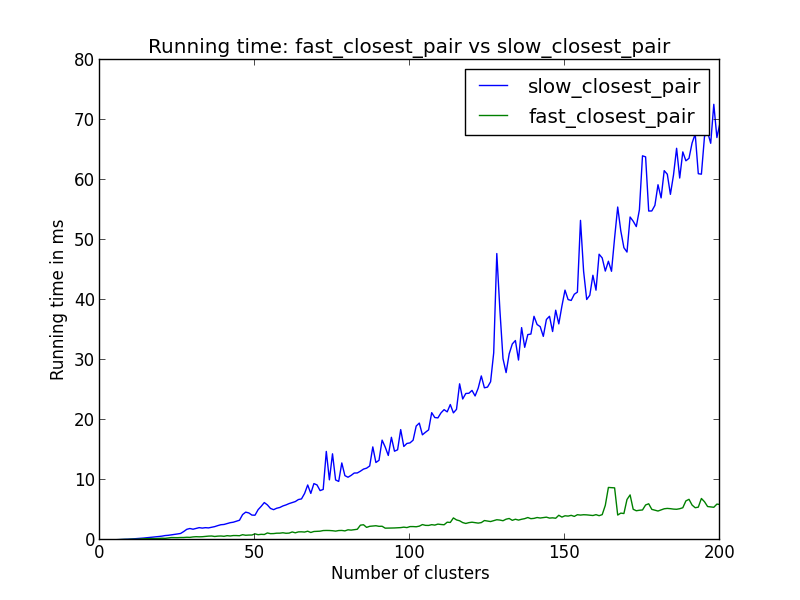

The Python source for this figure:
import time
import matplotlib.pyplot as plt
import alg_cluster
import random
import alg_project3_solution


def gen_random_clusters(num_clusters):
    cluster_list = []
    for i in range(num_clusters):
        cluster_list.append(alg_cluster.Cluster(set(), random.uniform(-1, 1), random.uniform(-1, 1), 0, 0))
    return cluster_list

x_axis = range(2, 201)
slow_y = []
for i in range(2, 201):
    cluster_list = gen_random_clusters(i)
    start = time.time()
    closet = alg_project3_solution.slow_closest_pairs(cluster_list)
    end = time.time()
    slow_y.append((end-start)*1000)

fast_y = []
for i in range(2, 201):
    cluster_list = gen_random_clusters(i)
    start = time.time()
    closet = alg_project3_solution.fast_closest_pair(cluster_list)
    end = time.time()
    fast_y.append((end-start)*1000)

print(slow_y)
print(fast_y)

plt.plot(x_axis, slow_y, label = "slow_closest_pair")
plt.plot(x_axis, fast_y, label = "fast_closest_pair")
plt.xlabel("Number of clusters")
plt.ylabel("Running time in ms")

plt.title("Running time: fast_closest_pair vs slow_closest_pair")
plt.legend()
plt.show()
